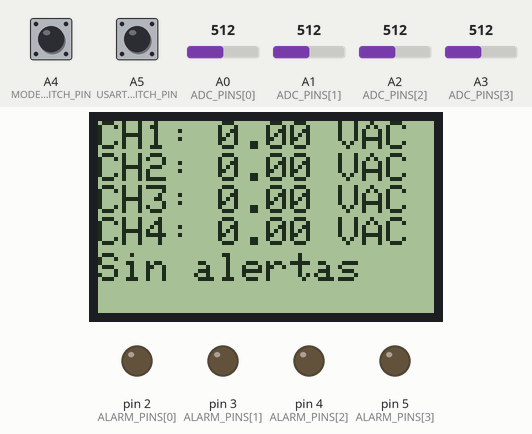
This sketch was run on a simulated Arduino Uno, built with avr-gcc and run on an emulated ATmega328P. Shown: 84×48 one-colour display, output pins drawn as LEDs (lit = HIGH). Inputs (shaded band) come from the test bench; at power-on: A0 (ADC_PINS[0]) = 512, A1 (ADC_PINS[1]) = 512, A4 (MODE_SWITCH_PIN) HIGH, A2 (ADC_PINS[2]) = 512, A3 (ADC_PINS[3]) = 512, A5 (USART_SWITCH_PIN) HIGH. What the sketch prints to the serial monitor is not drawn.

Above: at 2.2 s.
2.3 s: A0 (ADC_PINS[0]) set to 796
At 3.8 s:
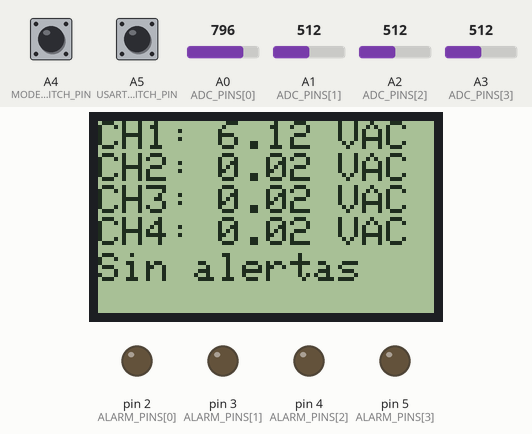
5.3 s: A0 (ADC_PINS[0]) set to 821
At 8.0 s:
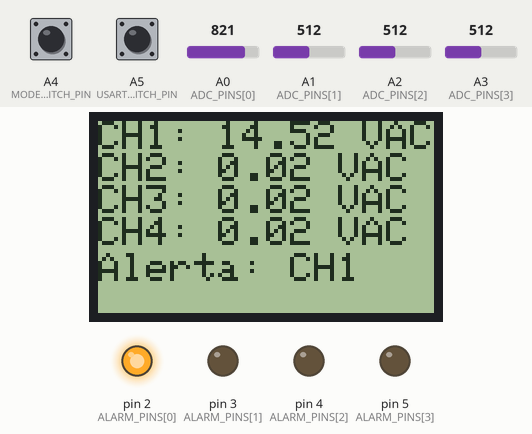
8.3 s: A1 (ADC_PINS[1]) set to 592
At 9.9 s:
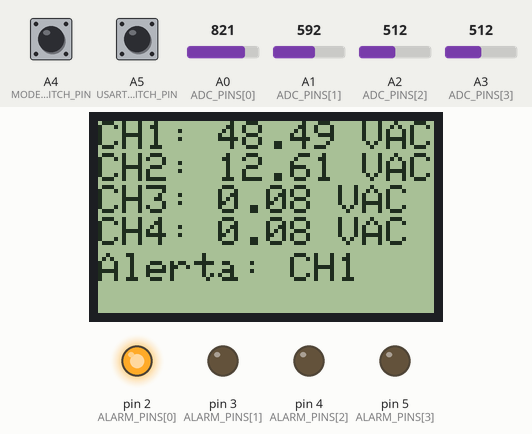
10.8 s: A1 (ADC_PINS[1]) set to 617
At 12.1 s:
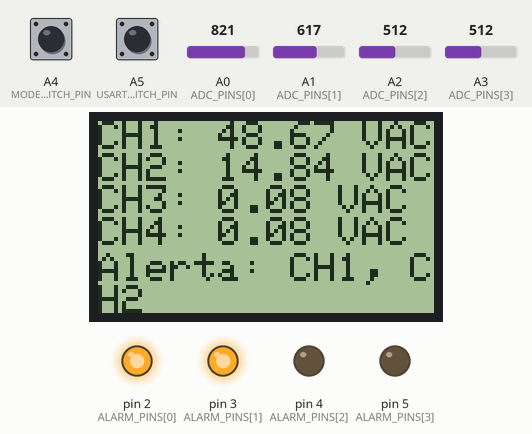
13.8 s: A4 (MODE_SWITCH_PIN) pulled LOW for 0.15 s
At 15.4 s:
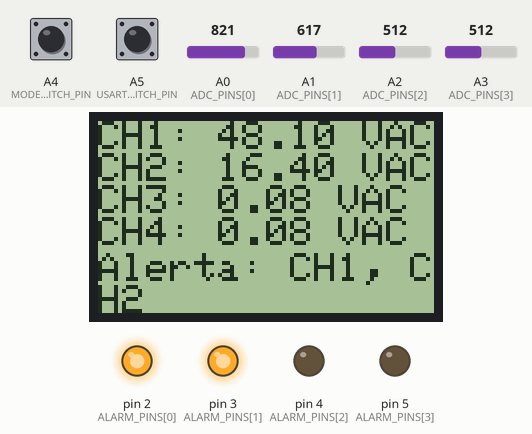
16.0 s: A2 (ADC_PINS[2]) set to 595
At 17.0 s:
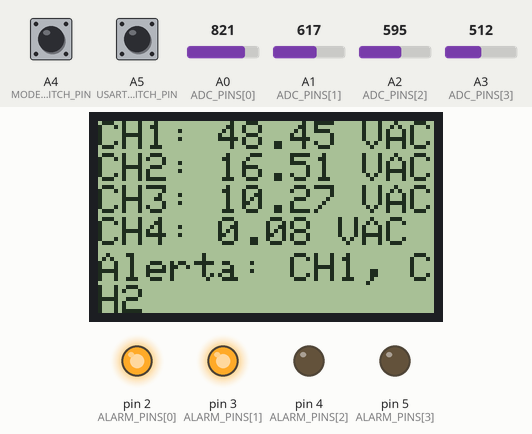
19.0 s: A2 (ADC_PINS[2]) set to 618
Timing chart, 0 to 22.0 s (numbered marks = the images above; inputs shaded):
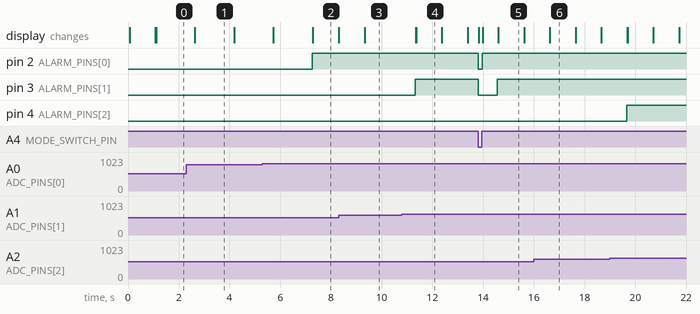

Measured:
- the behaviour switches between 812 and 813 on A0 (ADC_PINS[0]) (found by bisection; images 1 and 2)
- the behaviour switches between 601 and 602 on A1 (ADC_PINS[1]) (found by bisection; images 3 and 4)
- after the input at 2.3 s, the display: changes after 0.33 s (image 1)
- after the input at 5.3 s, pin 2 (ALARM_PINS[0]): LOW → HIGH after 2.0 s; the display: first changes after 0.43 s (image 2 shows a later state)
- after the input at 10.8 s, pin 3 (ALARM_PINS[1]): LOW → HIGH after 0.52 s; the display: first differs from a run without the input after 0.56 s (image 4)
- after the input at 13.8 s, pin 2 (ALARM_PINS[0]): HIGH → LOW at once, → HIGH 0.16 s later; pin 3 (ALARM_PINS[1]): HIGH → LOW at once, → HIGH 0.77 s later; the display: first changes at once (image 5 shows a later state)
- after the input at 19.0 s, pin 4 (ALARM_PINS[2]): LOW → HIGH after 0.66 s

The sketch:

helloLCD.ino
```cpp
#include <Adafruit_GFX.h>      // Librería para funciones gráficas
#include <Adafruit_PCD8544.h>  // Librería para la pantalla PCD8544
#include <SPI.h>               // Librería para comunicación SPI
#include <math.h>              // Librería para funciones matemáticas

// -----------------------------
// Definición de Pines y Constantes
// -----------------------------

const int NUM_CHANNELS = 4;

// Pines para controlar la transmisión serial y modo AC/DC
const int USART_SWITCH_PIN = A5; // Control de transmisión serial
const int MODE_SWITCH_PIN = A4;  // Seleccionar entre AC y DC

// Pines para alarmas (LEDs)
const int ALARM_PINS[NUM_CHANNELS] = {2, 3, 4, 5};

// Pines para ADC (A0 - A3)
const int ADC_PINS[NUM_CHANNELS] = {A0, A1, A2, A3};

// Pines para la pantalla LCD PCD8544
#define RST_PIN 8
#define CE_PIN 10
#define DC_PIN 9
#define DIN_PIN 11
#define CLK_PIN 13

// Parámetros de voltaje
const float V_IN_MIN = -24.0; // Voltios en las entradas analógicas
const float V_IN_MAX = 24.0;  // Voltios
const float V_ADC_MIN = 0.0;  // Voltios
const float V_ADC_MAX = 5.0;  // Voltios

// Límites para activar alarmas
const float ALARM_THRESHOLD_LOW_DC = -20.0; // Voltios para DC
const float ALARM_THRESHOLD_HIGH_DC = 20.0; // Voltios para DC
const float ALARM_THRESHOLD_HIGH_AC = 14.14; // Voltios para AC

// Configuración del puerto serial
const unsigned long SERIAL_BAUD_RATE = 9600;

// Variables para almacenar los voltajes reales
float realVoltages[NUM_CHANNELS] = {0.0, 0.0, 0.0, 0.0};

// Variables para almacenar el estado de las alarmas
bool alarms[NUM_CHANNELS] = {false, false, false, false};

// Temporizador para medir voltajes AC
const int NUM_SAMPLES = 100; // Reducido de 100 a 50 para optimizar SRAM
float sumSquares[NUM_CHANNELS] = {0.0, 0.0, 0.0, 0.0}; // Suma de cuadrados para RMS
int sampleCount = 0;
unsigned long sampleInterval = 10; // Intervalo entre muestras en ms
unsigned long lastSampleTime = 0;

// Temporizador para envío serial
unsigned long lastSerialSend = 0;
const long serialInterval = 1000; // Intervalo de 1 segundo

// Variables para manejar el modo AC/DC
bool currentMode = false; // False: DC, True: AC

// Variables para manejar el USART
bool serialEnabled = false;

// -----------------------------
// Clase DisplayManager
// -----------------------------

class DisplayManager {
  public:
    // Constructor de la clase
    DisplayManager(uint8_t clk, uint8_t din, uint8_t dc, uint8_t ce, uint8_t rst)
      : display(clk, din, dc, ce, rst),                 // Inicializa la pantalla con los pines proporcionados
        lastDisplayedVoltages{0.0, 0.0, 0.0, 0.0},        // Almacena los últimos voltajes mostrados
        lastDisplayedModes{false, false, false, false},   // Almacena los últimos modos (AC/DC) mostrados
        lastDisplayedAlarms{false, false, false, false} {} // Almacena las últimas alarmas mostradas

    // Función para inicializar la pantalla
    void initialize() {
      display.begin();                    // Inicia la pantalla
      display.setContrast(60);            // Ajusta el contraste (puedes cambiar el valor si es necesario)
      display.clearDisplay();             // Limpia la pantalla
      display.display();                  // Envía el cambio a la pantalla

      // Muestra un mensaje de bienvenida
      display.setTextSize(1);             // Tamaño pequeño del texto
      display.setTextColor(BLACK);        // Color del texto (negro)
      display.setCursor(0, 0);            // Posición inicial del cursor
      display.println("Voltimetro de 4 Canales");
      display.println("Inicializando...");
      display.display();                   // Muestra el texto en la pantalla
      delay(1000);                         // Espera 1 segundo para que el usuario lea el mensaje
      display.clearDisplay();              // Limpia la pantalla nuevamente
      display.display();                   // Envía el cambio a la pantalla
    }

    // Función para mostrar los voltajes en la pantalla
    void displayVoltages(float voltages[], bool isAC[]) {
      bool needsUpdate = false; // Bandera para saber si se necesita actualizar la pantalla

      // Revisa si los voltajes o modos han cambiado desde la última vez que se mostraron
      for(int i = 0; i < NUM_CHANNELS; i++) {
        if(abs(voltages[i] - lastDisplayedVoltages[i]) > 0.01 || isAC[i] != lastDisplayedModes[i]) {
          needsUpdate = true;                        // Si hay cambios, se necesita actualizar
          lastDisplayedVoltages[i] = voltages[i];    // Actualiza el voltaje almacenado
          lastDisplayedModes[i] = isAC[i];           // Actualiza el modo almacenado
        }
      }

      if(needsUpdate) { // Si se necesita actualizar la pantalla
        const int baseY = 0;             // Posición vertical inicial
        const int lineHeight = 8;        // Altura de cada línea de texto (7 píxeles de texto + 1 píxel de espacio)
        const int voltagesAreaHeight = NUM_CHANNELS * lineHeight;

        // Limpia la sección donde se muestran los voltajes
        display.fillRect(0, baseY, 84, voltagesAreaHeight, WHITE);
        display.setTextSize(1);          // Tamaño pequeño del texto
        display.setTextColor(BLACK);      // Color del texto (negro)

        // Recorre cada canal para mostrar su voltaje y modo
        for(int i = 0; i < NUM_CHANNELS; i++) {
          int yPosition = baseY + i * lineHeight; // Calcula la posición vertical de la línea
          display.setCursor(0, yPosition);         // Posiciona el cursor
          String mode = isAC[i] ? "AC" : "DC";      // Determina el modo (AC o DC)

          // Escribe el texto en el formato: CH1: 12.34 V DC
          display.print("CH");
          display.print(i+1);
          if (voltages[i] < 0) {
            display.print(":");
          } else {
            display.print(": ");
          }
          display.print(voltages[i], 2); // Muestra el voltaje con 2 decimales
          display.print(" V");
          display.println(mode);
        }

        display.display(); // Envía los cambios a la pantalla
      }
    }

    // Función para mostrar las alarmas en la pantalla
    void displayAlarms(bool alarms[], bool isAC[]) {
      bool needsUpdate = false; // Bandera para saber si se necesita actualizar la pantalla

      // Revisa si las alarmas han cambiado desde la última vez que se mostraron
      for(int i = 0; i < NUM_CHANNELS; i++) {
        if(alarms[i] != lastDisplayedAlarms[i]) {
          needsUpdate = true;                       // Si hay cambios, se necesita actualizar
          lastDisplayedAlarms[i] = alarms[i];      // Actualiza la alarma almacenada
        }
      }

      if(needsUpdate) { // Si se necesita actualizar la pantalla
        const int lineHeight = 8;                         // Altura de línea actualizada
        const int voltagesAreaHeight = NUM_CHANNELS * lineHeight; // Altura de la sección de voltajes
        const int alarmY = voltagesAreaHeight + 1;        // Posición vertical donde empieza la sección de alarmas

        // Limpia la sección de alarmas
        // Aumentamos la altura a 15 píxeles para asegurar que se limpie completamente cualquier mensaje previo
        display.fillRect(0, alarmY, 84, 15, WHITE); // 15 píxeles de altura para alarmas
        display.setTextSize(1);           // Tamaño pequeño del texto
        display.setTextColor(BLACK);       // Color del texto (negro)
        display.setCursor(0, alarmY);       // Posiciona el cursor

        bool anyAlarm = false; // Bandera para saber si hay alguna alarma activa
        String alarmStr = "";  // Cadena de texto para mostrar las alarmas activas

        // Recorre cada canal para ver si hay alarmas
        for(int i = 0; i < NUM_CHANNELS; i++) {
          if(alarms[i]) { // Si hay alarma en el canal i
            if(anyAlarm) {
              alarmStr += ", CH" + String(i+1); // Añade el canal a la cadena de alarmas
            } else {
              alarmStr += "CH" + String(i+1);
              anyAlarm = true; // Marca que hay al menos una alarma
            }
          }
        }

        if(anyAlarm) { // Si hay alguna alarma activa
          alarmStr = "Alerta: " + alarmStr; // Prepara el mensaje de alerta
          display.println(alarmStr);        // Muestra el mensaje en la pantalla
        } else {
          display.println("Sin alertas");    // Si no hay alarmas, muestra este mensaje
        }

        display.display(); // Envía los cambios a la pantalla
      }
    }

    // Función para limpiar la sección de alarmas
    void clearAlarms() {
      const int lineHeight = 8;                         // Altura de línea actualizada
      const int voltagesAreaHeight = NUM_CHANNELS * lineHeight; // Altura de la sección de voltajes
      const int alarmY = voltagesAreaHeight + 1;        // Posición vertical donde empieza la sección de alarmas

      // Limpia la sección de alarmas
      // Aumentamos la altura a 15 píxeles para asegurar que se limpie completamente cualquier mensaje previo
      display.fillRect(0, alarmY, 84, 15, WHITE); // 15 píxeles de altura para alarmas
      display.setTextSize(1);           // Tamaño pequeño del texto
      display.setTextColor(BLACK);      // Color del texto (negro)
      display.setCursor(0, alarmY);      // Posiciona el cursor
      display.println("Sin alertas");    // Muestra el mensaje "Sin alertas"
      display.display();                 // Envía los cambios a la pantalla

      // Actualiza el estado interno para que no se muestren alarmas
      for(int i = 0; i < NUM_CHANNELS; i++) {
        lastDisplayedAlarms[i] = false;
      }
    }

  private:
    Adafruit_PCD8544 display;             // Objeto para controlar la pantalla PCD8544
    float lastDisplayedVoltages[NUM_CHANNELS];        // Almacena los últimos voltajes mostrados
    bool lastDisplayedModes[NUM_CHANNELS];           // Almacena los últimos modos (AC/DC) mostrados
    bool lastDisplayedAlarms[NUM_CHANNELS];          // Almacena las últimas alarmas mostradas
};

// -----------------------------
// Instanciación de Objetos
// -----------------------------

// Creación del objeto DisplayManager con los pines definidos
DisplayManager displayManager(CLK_PIN, DIN_PIN, DC_PIN, CE_PIN, RST_PIN);

// -----------------------------
// Funciones Auxiliares
// -----------------------------

/*
  Función para escalar el valor leído del ADC al rango real de voltaje.
  @param adcValue: Valor leído del ADC (0 - 1023)
  @return Voltaje real en el rango [-24V, 24V]
*/
float scaleVoltage(int adcValue) {
  // Escala el valor del ADC a voltaje (0-5V)
  float voltage = (adcValue / 1023.0) * V_ADC_MAX; // [0,5]V

  // Mapear de [0,5]V a [-24,24]V
  float scaledVoltage = (voltage - (V_ADC_MAX / 2)) * (V_IN_MAX / (V_ADC_MAX / 2));
  return scaledVoltage;
}

/*
  Función para calcular el voltaje RMS a partir de una suma de cuadrados.
  @param sumSquares: Suma de los cuadrados de las muestras
  @param numSamples: Número de muestras
  @return Voltaje RMS
*/
float calculateRMS(float sumSquares, int numSamples) {
  float meanSquares = sumSquares / numSamples;
  return sqrt(meanSquares);
}

/*
  Función para manejar las alarmas y actualizar el estado de las LEDs.
  @param voltages: Array de voltajes de cada canal
  @param isAC: Array que indica si cada canal está en modo AC
*/
void handleAlarms(float voltages[], bool isAC[]) {
  for(int i = 0; i < NUM_CHANNELS; i++) {
    if(isAC[i]) { // Modo AC
      if(voltages[i] > ALARM_THRESHOLD_HIGH_AC) {
        alarms[i] = true;
        digitalWrite(ALARM_PINS[i], HIGH); // Enciende el LED de alarma
      }
      else {
        alarms[i] = false;
        digitalWrite(ALARM_PINS[i], LOW);  // Apaga el LED de alarma
      }
    }
    else { // Modo DC
      if(voltages[i] > ALARM_THRESHOLD_HIGH_DC || voltages[i] < ALARM_THRESHOLD_LOW_DC) {
        alarms[i] = true;
        digitalWrite(ALARM_PINS[i], HIGH); // Enciende el LED de alarma
      }
      else {
        alarms[i] = false;
        digitalWrite(ALARM_PINS[i], LOW);  // Apaga el LED de alarma
      }
    }
  }
}

/*
  Función para leer el estado del switch de modo AC/DC.
  @return True si está en modo AC, False si está en modo DC
*/
bool readModeSwitch() {
  int switchState = digitalRead(MODE_SWITCH_PIN);
  return (switchState == HIGH) ? true : false; // True: AC, False: DC
}

/*
  Función para verificar si la transmisión serial está habilitada.
  @return True si la transmisión está habilitada, False de lo contrario
*/
bool isSerialEnabledFunc() {
  int switchState = digitalRead(USART_SWITCH_PIN);
  return (switchState == HIGH) ? true : false; // True: Enabled, False: Disabled
}

// -----------------------------
// Función setup
// -----------------------------

/*
  La función setup() se ejecuta una vez al inicio.
  Aquí inicializamos la pantalla, los pines, y configuramos la comunicación serial.
*/
void setup() {
  // Inicializar la pantalla
  displayManager.initialize();

  // Configuración de pines de alarma como salida (independientemente del modo)
  for(int i = 0; i < NUM_CHANNELS; i++) {
    pinMode(ALARM_PINS[i], OUTPUT);
    digitalWrite(ALARM_PINS[i], LOW); // Apaga los LEDs de alarma inicialmente
  }

  // Configuración de pines de switch como entrada con pull-up
  pinMode(MODE_SWITCH_PIN, INPUT_PULLUP); // Modo AC/DC
  pinMode(USART_SWITCH_PIN, INPUT_PULLUP); // Control USART

  // Inicializar comunicación serial
  Serial.begin(SERIAL_BAUD_RATE);

  // Configuración de pines ADC como entrada (implícito en Arduino)
  for(int i = 0; i < NUM_CHANNELS; i++) {
    pinMode(ADC_PINS[i], INPUT);
  }

  // Inicializar las sumas de cuadrados para evitar valores basura
  for(int i = 0; i < NUM_CHANNELS; i++) {
    sumSquares[i] = 0.0;
  }

  // Inicializar el contador de muestras
  sampleCount = 0;

  // Crear un array temporal para los modos, todos iniciados según 'currentMode'
  bool isAC[NUM_CHANNELS];
  for(int i = 0; i < NUM_CHANNELS; i++) {
    isAC[i] = currentMode;
  }

  // Mostrar voltajes iniciales en la pantalla
  displayManager.displayVoltages(realVoltages, isAC);
  displayManager.displayAlarms(alarms, isAC); // Inicialmente, no hay alarmas
}

// -----------------------------
// Función loop
// -----------------------------

/*
  La función loop() se ejecuta continuamente.
  Aquí se leen los voltajes, se procesan, se manejan las alarmas, se actualiza la pantalla,
  y se envían los datos a la PC si está habilitado.
*/
void loop() {
  // Modo Real: leer voltajes desde ADC
  unsigned long currentMillis = millis();

  // Leer el modo AC/DC desde el switch
  bool modeSwitch = readModeSwitch(); // True: AC, False: DC
  currentMode = modeSwitch;

  // Verificar si la transmisión serial está habilitada
  serialEnabled = isSerialEnabledFunc();

  // Crear un array temporal para los modos, todos iniciados según 'currentMode'
  bool isAC[NUM_CHANNELS];
  for(int i = 0; i < NUM_CHANNELS; i++) {
    isAC[i] = currentMode;
  }

  // Leer voltajes de cada canal
  for(int i = 0; i < NUM_CHANNELS; i++) {
    int adcValue = analogRead(ADC_PINS[i]); // Leer el valor del ADC
    float scaledVoltage = scaleVoltage(adcValue);

    if(currentMode) { // Modo AC
      // Acumular la suma de cuadrados
      sumSquares[i] += scaledVoltage * scaledVoltage;
    }
    else { // Modo DC
      // Escalar voltaje directamente
      realVoltages[i] = scaledVoltage;
    }
  }

  if(currentMode){
    // Manejar muestras para AC
    if(currentMillis - lastSampleTime >= sampleInterval){
      lastSampleTime = currentMillis;
      sampleCount++;
      if(sampleCount >= NUM_SAMPLES){
        // Calcular RMS para cada canal
        for(int i = 0; i < NUM_CHANNELS; i++) {
          realVoltages[i] = calculateRMS(sumSquares[i], NUM_SAMPLES);
          sumSquares[i] = 0.0; // Reiniciar la suma
        }
        sampleCount = 0;
      }
    }
  }

  // Manejar alarmas y actualizar LEDs
  handleAlarms(realVoltages, isAC);

  // Actualizar la pantalla con los nuevos voltajes
  displayManager.displayVoltages(realVoltages, isAC);

  // Verificar si hay alguna alarma activa
  bool anyAlarm = false;
  for(int i = 0; i < NUM_CHANNELS; i++) {
    if(alarms[i]){
      anyAlarm = true; // Si hay al menos una alarma, marca la bandera
      break;           // No es necesario seguir revisando
    }
  }

  if(anyAlarm){
    // Si hay alarmas, las muestra en la pantalla
    displayManager.displayAlarms(alarms, isAC);
  }
  else{
    // Si no hay alarmas, limpia la sección de alarmas
    displayManager.clearAlarms();
  }

  // Enviar datos vía serial si está habilitado
  if(serialEnabled){
    if(currentMillis - lastSerialSend >= serialInterval){
      lastSerialSend = currentMillis;

      // Formatear los datos en formato CSV
      String csvData = "";
      for(int i = 0; i < NUM_CHANNELS; i++) {
        csvData += String(realVoltages[i], 2);
        if(i < NUM_CHANNELS - 1){
          csvData += ",";
        }
      }
      csvData += "\n";

      // Enviar los datos por serial
      Serial.print(csvData);
    }
  }
}
```
